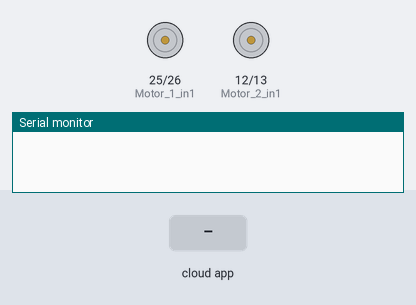
Bench run of a sketch on a simulated ESP32. Parts: motor-driver pin pairs drawn as motors (green arrow = first pin HIGH = forward, orange = second pin HIGH = backward, longer = more drive, scaled by the enable pin), the last lines printed to the serial monitor. Inputs (shaded band) come from the test bench. The RemoteXY app is connected.

Above: at 1.2 s.
1.3 s: the phone or cloud app sets slider_left to -100
At 2.5 s:
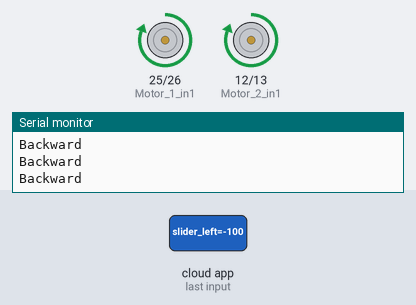
2.8 s: the phone or cloud app sets slider_right to -100
At 3.1 s:
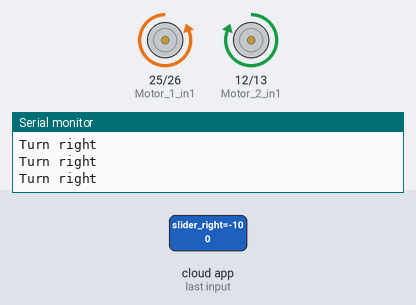
4.3 s: the phone or cloud app sets slider_right to 100
At 5.4 s:
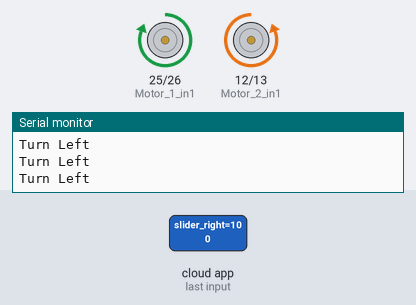
5.8 s: the phone or cloud app sets slider_right to 0
At 6.5 s:
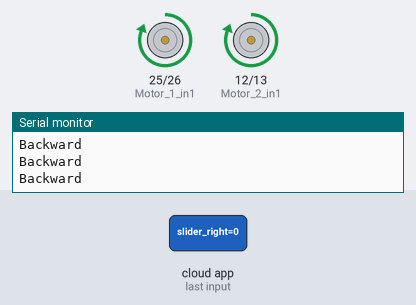
8.8 s: the phone or cloud app sets slider_left to 100
At 9.8 s:
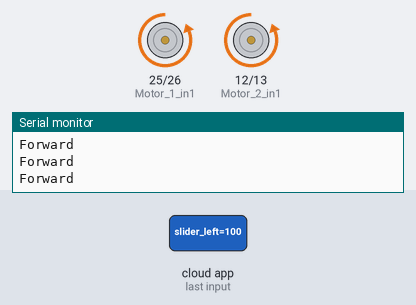
10.3 s: the phone or cloud app sets slider_left to 0
At 10.6 s:
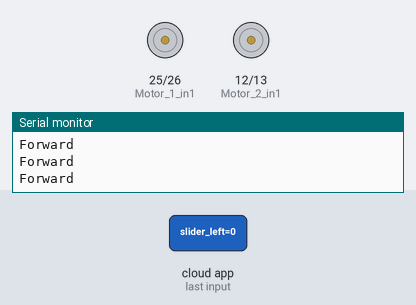
Timing chart, 0 to 12.8 s (numbered marks = the images above; inputs shaded):
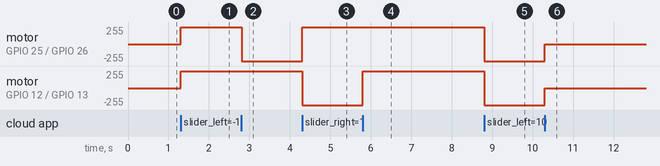

Measured:
- after the input at 1.3 s, motor on GPIO 25 (Motor_1_in1) / GPIO 26 (Motor_1_in2), motor on GPIO 12 (Motor_2_in1) / GPIO 13 (Motor_2_in2): stopped → forward 255/255 at once
- after the input at 2.8 s, motor on GPIO 25 (Motor_1_in1) / GPIO 26 (Motor_1_in2): forward 255/255 → backward 255/255 at once
- after the input at 4.3 s, motor on GPIO 25 (Motor_1_in1) / GPIO 26 (Motor_1_in2): backward 255/255 → forward 255/255 at once; motor on GPIO 12 (Motor_2_in1) / GPIO 13 (Motor_2_in2): forward 255/255 → backward 255/255 at once
- after the input at 5.8 s, motor on GPIO 12 (Motor_2_in1) / GPIO 13 (Motor_2_in2): backward 255/255 → forward 255/255 at once
- after the input at 8.8 s, motor on GPIO 25 (Motor_1_in1) / GPIO 26 (Motor_1_in2), motor on GPIO 12 (Motor_2_in1) / GPIO 13 (Motor_2_in2): forward 255/255 → backward 255/255 at once
- after the input at 10.3 s, motor on GPIO 25 (Motor_1_in1) / GPIO 26 (Motor_1_in2), motor on GPIO 12 (Motor_2_in1) / GPIO 13 (Motor_2_in2): backward 255/255 → stopped at once

The sketch:

wieee_car.ino
```cpp
// RemoteXY select connection mode and include library
#define REMOTEXY_MODE__WIFI_POINT
#include <WiFi.h>

// RemoteXY connection settings
#define REMOTEXY_WIFI_SSID "ESP32_AP"
#define REMOTEXY_WIFI_PASSWORD "123456789"
#define REMOTEXY_SERVER_PORT 6377
#define REMOTEXY_ACCESS_PASSWORD "123456789"


#include <RemoteXY.h>

// RemoteXY GUI configuration
#pragma pack(push, 1)
uint8_t RemoteXY_CONF[] =   // 79 bytes
  { 255,4,0,0,0,72,0,19,0,0,0,69,83,80,56,50,54,54,0,0,
  2,106,200,200,84,1,1,4,0,4,14,50,7,86,12,255,16,87,48,12,
  26,4,11,14,9,176,109,51,89,16,176,12,26,1,255,107,57,57,40,45,
  24,24,0,12,31,0,1,14,107,57,57,69,45,24,24,0,12,31,0 };

// this structure defines all the variables and events of your control interface
struct {

    // input variables
  int8_t slider_left; // from -100 to 100
  int8_t slider_right; // from -100 to 100

   // The Buttons are Extra, (Hint, You can use them for doing MicroAdjustmets....maybe!)
   //Never Used!
  uint8_t pushSwitch_01; // =1 if state is ON, else =0
  uint8_t pushSwitch_02; // =1 if state is ON, else =0

    // other variable
  uint8_t connect_flag;  // =1 if wire connected, else =0

} RemoteXY;
#pragma pack(pop)

/////////////////////////////////////////////
//           END RemoteXY include          //
/////////////////////////////////////////////


#define Motor_1_EN  27
#define Motor_1_in1 25
#define Motor_1_in2 26


#define Motor_2_EN  14
#define Motor_2_in1 12
#define Motor_2_in2 13


void setup() {
  RemoteXY_Init ();

  init_pinout();
  Serial.begin(9600);
}

void loop() {
  RemoteXY_Handler ();

  Handler(RemoteXY.slider_right, RemoteXY.slider_left);

  // Alternatively you can put your code here instead of Handler function, but Handler keeps it clean

  // do not call delay(), use instead RemoteXY_delay()
}

void init_pinout() {
  // motor 1
  pinMode(Motor_1_EN,  OUTPUT);
  pinMode(Motor_1_in1, OUTPUT);
  pinMode(Motor_1_in2, OUTPUT);

  // motor 2
  pinMode(Motor_2_EN,  OUTPUT);
  pinMode(Motor_2_in1, OUTPUT);
  pinMode(Motor_2_in2, OUTPUT);


}


/////////////////////////////////////////////
//             The Driver                  //
/////////////////////////////////////////////

void Handler(int val2, int val1) {
  int speed1 = map(abs(val1), 0, 100, 0, 255); // FWD SPEED, Map val1 to PWM range (0-255)
  int speed2 = map(abs(val2), 0, 100, 0, 255); // Turn SPEED, Map val2 to PWM range (0-255)

  // Priority to val2 for turning...why? (I want to make sure if i tell to turn it turns)
  // going forward is normal but turning is urgent.

  if (val2 < 0) {  // Turn right
    forward_motor1(speed2);    // Motor 1 moves forward
    backward_motor2(speed2);   // Motor 2 moves backward
    Serial.println("Turn right");
  }
  else if (val2 > 0) {  // Turn left
    backward_motor1(speed2);   // Motor 1 moves backward
    forward_motor2(speed2);    // Motor 2 moves forward
    Serial.println("Turn Left");
  }

  //********** Fwd/Bwd Slider **********//
  else {
    // If not turning, check val1 for forward/backward motion
    if (val1 > 0) {  // Move both motors forward
      forward_motor1(speed1);
      forward_motor2(speed1);
      Serial.println("Forward");

    } else if (val1 < 0) {  // Move both motors backward
      backward_motor1(speed1);
      backward_motor2(speed1);
      Serial.println("Backward");
    } else {
      // Stop motors if both val1 and val2 are 0
      stopMotors();
    }
  }
}


/////////////////////////////////////////////
//        Motor controller Funtions        //
/////////////////////////////////////////////
void forward_motor1(int speed) {
  analogWrite(Motor_1_EN, speed);    // Set PWM speed for motor 1
  digitalWrite(Motor_1_in1, LOW);     // Forward direction for motor 1
  digitalWrite(Motor_1_in2, HIGH);
}

void backward_motor1(int speed) {
  analogWrite(Motor_1_EN, speed);    // Set PWM speed for motor 1
  digitalWrite(Motor_1_in1, HIGH);    // Backward direction for motor 1
  digitalWrite(Motor_1_in2, LOW);
}

void forward_motor2(int speed) {
  analogWrite(Motor_2_EN, speed);    // Set PWM speed for motor 2
  digitalWrite(Motor_2_in1, LOW);    // Forward direction for motor 2
  digitalWrite(Motor_2_in2, HIGH);
}

void backward_motor2(int speed) {
  analogWrite(Motor_2_EN, speed);    // Set PWM speed for motor 2
  digitalWrite(Motor_2_in1, HIGH);   // Backward direction for motor 2
  digitalWrite(Motor_2_in2, LOW);
}

void stopMotors() {
  // Stop both motors
  digitalWrite(Motor_1_in1, LOW);
  digitalWrite(Motor_1_in2, LOW);
  analogWrite(Motor_1_EN, 0);

  digitalWrite(Motor_2_in1, LOW);
  digitalWrite(Motor_2_in2, LOW);
  analogWrite(Motor_2_EN, 0);
}
```
